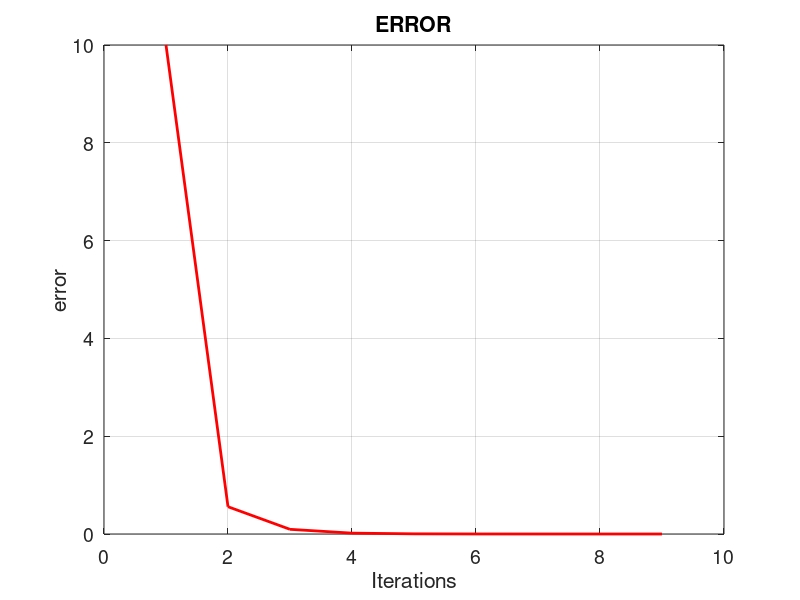

MATLAB code for this plot:
init_value=2

i=1;

e(i)=10;

while(e(i)>0.00001)
    if(i == 1)
        x(i)=init_value;
    end
    
    g(i)= (x(i)+1)^(1/3)
    
    i=i+1;
    
    x(i)=g(i-1);
    e(i)=abs(x(i-1)-x(i));
    if (e(i)>50);

        break;

    end
                  
end
tam = size(e);
ite = 1:1:tam(2);
figure('DefaultAxesFontSize',14)
plot (ite,e,'color',[1 0 0],'LineWidth',2);
set(gcf,'color','white');
grid on
xlabel('Iterations')
ylabel('error')
title 'ERROR'
        